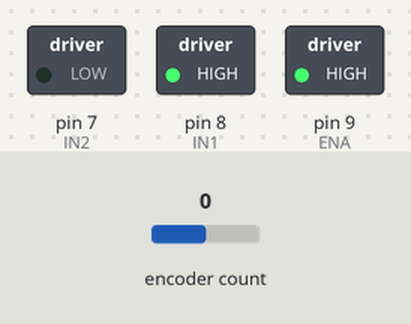
Recording of a sketch running on a simulated Arduino Uno, built with avr-gcc and run on an emulated ATmega328P. Shown: switched loads named in the sketch (green lamp = pin HIGH). The inputs (shaded band) are chosen by the test bench; at power-on: encoder count 0. What the sketch prints to the serial monitor is not drawn.

Above: at 1.1 s.
At 64.5 s:
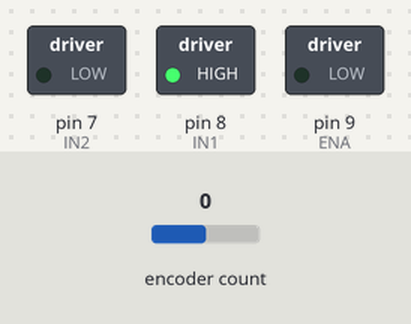
Timing chart, 0 to 130.0 s (numbered marks = the images above):
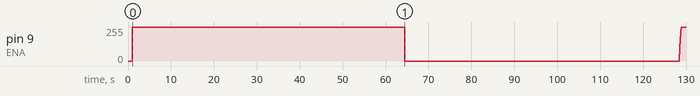

The sketch:

3_Controllo_PID_Encoder.ino
```cpp
#include <Encoder.h>

// --- CONFIGURAZIONE ---
double CPR = 1343.0; // Calcolata grazie allo sketch di conteggio

// Target desiderato
double target_RPM = 150.0;

// Parametri PID
double Kp = 1.5;   // Reazione Proporzionale
double Ki = 3.5;   // Reazione Integrale
double Kd = 0.05;  // Reazione Derivativa

// --- PIN ---
Encoder myEnc(2, 3);      // Encoder (Verde/Blu)
const int ENA = 9;        // PWM Motore
const int IN1 = 8;        // Driver IN1
const int IN2 = 7;        // Driver IN2

// Variabili
long oldPosition  = 0;
unsigned long lastTime = 0;
double input_RPM = 0;
double error_integral = 0;
double last_error = 0;

void setup() {
  Serial.begin(9600);
  pinMode(ENA, OUTPUT);
  pinMode(IN1, OUTPUT);
  pinMode(IN2, OUTPUT);

  // Imposta direzione AVANTI
  digitalWrite(IN1, HIGH);
  digitalWrite(IN2, LOW);

  delay(1000); // Aspetta 1 sec prima di partire
  Serial.println("Tempo[s],Target[RPM],Reale[RPM]"); // Intestazione per Excel
}

void loop() {
  // Eseguiamo il PID ogni 50ms (20 volte al secondo)
  if (millis() - lastTime >= 50) {
    double dt = 0.050; // 50ms = 0.05s

    // 1. LEGGI VELOCITÀ (Feedback)
    long newPosition = myEnc.read();
    long deltaPos = newPosition - oldPosition;
    oldPosition = newPosition;

    // Calcolo RPM: (Impulsi / CPR) * (60 sec / dt)
    input_RPM = (deltaPos / CPR) * 60.0 * (1.0 / dt);

    // 2. CALCOLO ERRORE
    double error = target_RPM - input_RPM;

    // 3. CALCOLO PID
    error_integral += error * dt;
    double derivative = (error - last_error) / dt;

    double output_signal = (Kp * error) + (Ki * error_integral) + (Kd * derivative);

    // 4. AZIONAMENTO MOTORE (Clamp 0-255)
    int pwm_out = (int)output_signal;
    if (pwm_out > 255) pwm_out = 255;
    if (pwm_out < 0) pwm_out = 0;

    analogWrite(ENA, pwm_out);

    // 5. STAMPA DATI (Per Matlab)
    // Formato CSV: Tempo, Target, Reale
    Serial.print(millis()/1000.0);
    Serial.print(",");
    Serial.print(target_RPM);
    Serial.print(",");
    Serial.println(input_RPM);

    last_error = error;
    lastTime = millis();
  }
}
```
